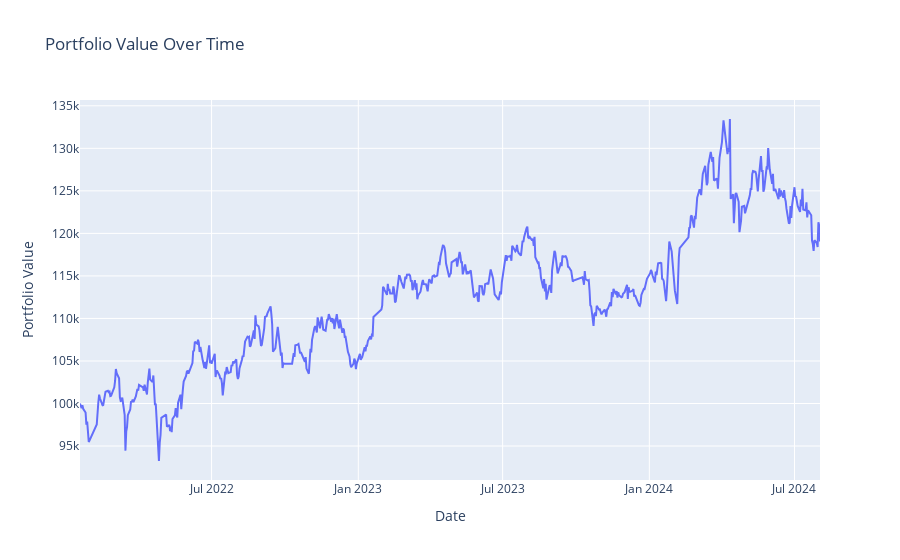

Notebook code cell kept with this figure:
### Code cell
# Interactive Plot for Portfolio Value
fig = go.Figure()
fig.add_trace(go.Scatter(x=dates, y=portfolio_values, mode='lines', name='Portfolio Value'))
fig.update_layout(title='Portfolio Value Over Time', xaxis_title='Date', yaxis_title='Portfolio Value')
fig.show()

### Figure 1 — Plotly figure (JSON) as saved in the notebook; plotly's stock layout.template omitted (floating-point values rounded to 4 significant figures; data arrays with more than 128 entries replaced by an {"elided": "..."} marker saying what was removed)
{"data": [{"mode": "lines", "name": "Portfolio Value", "type": "scatter", "x": {"elided": "617 str values"}, "y": {"elided": "617 float values"}}], "layout": {"title": {"text": "Portfolio Value Over Time"}, "xaxis": {"title": {"text": "Date"}}, "yaxis": {"title": {"text": "Portfolio Value"}}}}
